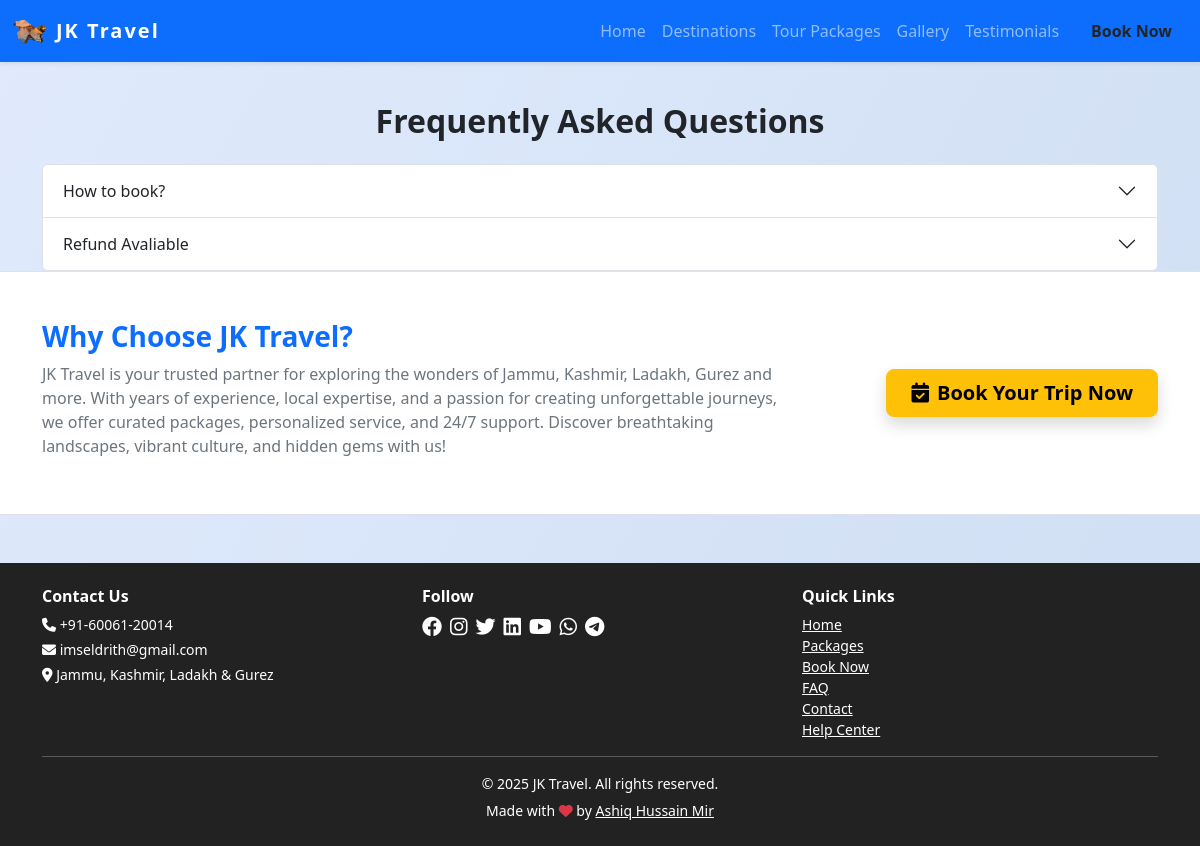
Page /faq on the committed database.
### models.py (models this page shows, shortened)
class SiteSettings(db.Model):
    id = db.Column(db.Integer, primary_key=True)
    site_name = db.Column(db.String(120), default='JKLG Travel')
    site_title = db.Column(db.String(200), default='JKLG Travel - Explore Jammu, Kashmir, Ladakh & Gurez')
    logo = db.Column(db.String(200))
    phone = db.Column(db.String(30), default='+91-12345-67890')
    email = db.Column(db.String(120), default='info@jklgtravel.com')
    address = db.Column(db.String(200), default='Jammu, Kashmir, Ladakh & Gurez')
    facebook = db.Column(db.String(120))  # Username only
    instagram = db.Column(db.String(120))  # Username only
    twitter = db.Column(db.String(120))  # Username only
    linkedin = db.Column(db.String(120))  # Username only
    youtube = db.Column(db.String(120))  # Channel/user ID only
    whatsapp = db.Column(db.String(30))  # Number only
    telegram = db.Column(db.String(120))  # Username only
    meta_description = db.Column(db.String(300))
    about = db.Column(db.Text)
    google_analytics_id = db.Column(db.String(32))
    show_facebook = db.Column(db.Boolean, default=True)
    show_instagram = db.Column(db.Boolean, default=True)
    show_twitter = db.Column(db.Boolean, default=True)
    show_linkedin = db.Column(db.Boolean, default=True)
    show_youtube = db.Column(db.Boolean, default=True)
    show_whatsapp = db.Column(db.Boolean, default=True)
    show_telegram = db.Column(db.Boolean, default=True)
    hero_title = db.Column(db.String(200), default='Discover Jammu, Kashmir, Ladakh & Gurez')
    hero_subtitle = db.Column(db.String(300), default='Unforgettable journeys, breathtaking landscapes, and curated experiences await you.')
    hero_bg_image = db.Column(db.String(200), default='hero_default.jpg')  # New field for background image
    hero_slides = db.Column(db.Text)  # JSON: [{"title":..., "subtitle":..., "image":..., "animation_title":..., "animation_subtitle":...}, ...]
    hero_slide_interval = db.Column(db.Integer, default=5)  # Interval in seconds for hero carousel

class FAQ(db.Model):
    id = db.Column(db.Integer, primary_key=True)
    question = db.Column(db.String(300), nullable=False)
    answer = db.Column(db.Text, nullable=False)
    is_active = db.Column(db.Boolean, default=True)

### views.py (the view)
@main.route('/faq')
def faq():
    from models import FAQ
    faqs = FAQ.query.filter_by(is_active=True).all()
    return render_template('faq.html', faqs=faqs)

### app.py (called while the page is built)
@app.context_processor
def inject_now():
    return {'now': datetime.now()}

### views.py (called while the page is built)
@main.context_processor
def inject_site_settings():
    settings = SiteSettings.query.first()
    return dict(site_settings=settings)

### templates/faq.html (shortened to what this page needs)
{% extends 'base.html' %}
{% block content %}
<h2 class="section-title text-center">Frequently Asked Questions</h2>
<div class="accordion" id="faqAccordion">
  {% for faq in faqs %}
  <div class="accordion-item">
    <h2 class="accordion-header" id="heading{{ faq.id }}">
      <button class="accordion-button collapsed" type="button" data-bs-toggle="collapse" data-bs-target="#collapse{{ faq.id }}" aria-expanded="false" aria-controls="collapse{{ faq.id }}">
        {{ faq.question }}
      </button>
    </h2>
  </div>
  {% endfor %}
</div>
{% endblock %}

### templates/base.html (shortened to what this page needs)
<!DOCTYPE html>
<html lang="en">
<head>
    <link rel="stylesheet" href="https://cdn.jsdelivr.net/npm/bootstrap@5.3.0/dist/css/bootstrap.min.css">
    <link rel="stylesheet" href="https://cdnjs.cloudflare.com/ajax/libs/font-awesome/6.4.0/css/all.min.css">
</head>
<body>
    <nav class="navbar navbar-expand-lg navbar-dark bg-primary shadow-sm">
        <div class="container-fluid">
            <a class="navbar-brand d-flex align-items-center gap-2" href="/">
                {% if site_settings and site_settings.logo %}
                    <img src="{{ url_for('static', filename='uploads/' ~ site_settings.logo) }}" alt="Logo" style="height:36px; width:auto; border-radius:6px;">
                {% else %}
                    <i class="fa fa-mountain-sun fa-lg"></i>
                {% endif %}
                {{ site_settings.site_name if site_settings and site_settings.site_name else 'JKLG Travel' }}
            </a>
            <div class="collapse navbar-collapse" id="navbarNav">
                <ul class="navbar-nav ms-auto">
                    <li class="nav-item"><a class="nav-link" href="/">Home</a></li>
                    <li class="nav-item"><a class="nav-link" href="/places">Destinations</a></li>
                    <li class="nav-item"><a class="nav-link" href="/packages">Tour Packages</a></li>
                    <li class="nav-item"><a class="nav-link" href="/gallery">Gallery</a></li>
                    <li class="nav-item"><a class="nav-link" href="/testimonials">Testimonials</a></li>
                    <li class="nav-item"><a class="nav-link btn btn-warning text-dark ms-2 px-3 fw-bold" href="/book">Book Now</a></li>
                </ul>
            </div>
        </div>
    </nav>
    <div class="container mt-4">
        {% block content %}{% endblock %}
    </div>
    <section class="about-website-section py-4 py-md-5 bg-white border-top border-bottom">
        <div class="container">
            <div class="row align-items-center justify-content-center text-center text-md-start">
                <div class="col-12 col-md-8 mb-3 mb-md-0">
                    <h3 class="fw-bold text-primary mb-2">Why Choose {{ site_settings.site_name }}?</h3>
                    <p class="mb-2 text-secondary">{{ site_settings.site_name }} is your trusted partner for exploring the wonders of Jammu, Kashmir, Ladakh, Gurez and more. With years of experience, local expertise, and a passion for creating unforgettable journeys, we offer curated packages, personalized service, and 24/7 support. Discover breathtaking landscapes, vibrant culture, and hidden gems with us!</p>
                </div>
                <div class="col-12 col-md-4 d-flex justify-content-center justify-content-md-end">
                    <a href="/book" class="btn btn-lg btn-warning fw-bold shadow px-4 py-2"><i class="fa fa-calendar-check me-2"></i>Book Your Trip Now</a>
                </div>
            </div>
        </div>
    </section>
    <footer class="footer text-center mt-5">
        <div class="container">
            <div class="row mb-2 gy-3 text-center text-md-start justify-content-center">
                <div class="col-12 col-sm-6 col-lg-4 mb-2 mb-lg-0">
                    <h6 class="fw-bold">Contact Us</h6>
                    <p class="mb-1 small"><i class="fa fa-phone"></i> {{ site_settings.phone if site_settings and site_settings.phone else '+91-12345-67890' }}</p>
                    <p class="mb-1 small"><i class="fa fa-envelope"></i> {{ site_settings.email if site_settings and site_settings.email else 'info@jklgtravel.com' }}</p>
                    <p class="mb-1 small"><i class="fa fa-map-marker-alt"></i> {{ site_settings.address if site_settings and site_settings.address else 'Jammu, Kashmir, Ladakh & Gurez' }}</p>
                </div>
                <div class="col-12 col-sm-6 col-lg-4 mb-2 mb-lg-0">
                    <h6 class="fw-bold">Follow</h6>
                    <div class="d-flex flex-wrap justify-content-center justify-content-lg-start gap-2 mb-3">
                        {% if site_settings and site_settings.facebook and site_settings.show_facebook %}
                            <a href="https://facebook.com/{{ site_settings.facebook }}" class="text-white"><i class="fab fa-facebook fa-lg"></i></a>
                        {% endif %}
                        {% if site_settings and site_settings.instagram and site_settings.show_instagram %}
                            <a href="https://instagram.com/{{ site_settings.instagram }}" class="text-white"><i class="fab fa-instagram fa-lg"></i></a>
                        {% endif %}
                        {% if site_settings and site_settings.twitter and site_settings.show_twitter %}
                            <a href="https://x.com/{{ site_settings.twitter }}" class="text-white"><i class="fab fa-twitter fa-lg"></i></a>
                        {% endif %}
                        {% if site_settings and site_settings.linkedin and site_settings.show_linkedin %}
                            <a href="https://linkedin.com/in/{{ site_settings.linkedin }}" class="text-white"><i class="fab fa-linkedin fa-lg"></i></a>
                        {% endif %}
                        {% if site_settings and site_settings.youtube and site_settings.show_youtube %}
                            <a href="https://youtube.com/{{ site_settings.youtube }}" class="text-white"><i class="fab fa-youtube fa-lg"></i></a>
                        {% endif %}
                        {% if site_settings and site_settings.whatsapp and site_settings.show_whatsapp %}
                            <a href="https://wa.me/{{ site_settings.whatsapp }}" class="text-white"><i class="fab fa-whatsapp fa-lg"></i></a>
                        {% endif %}
                        {% if site_settings and site_settings.telegram and site_settings.show_telegram %}
                            <a href="https://t.me/{{ site_settings.telegram }}" class="text-white"><i class="fab fa-telegram fa-lg"></i></a>
                        {% endif %}
                    </div>
                </div>
                <div class="col-12 col-sm-6 col-lg-4 mb-2 mb-lg-0">
                    <h6 class="fw-bold mt-3 mt-sm-0">Quick Links</h6>
                    <div class="d-flex flex-wrap justify-content-center justify-content-lg-start gap-2 gap-lg-0 flex-column flex-lg-column align-items-center align-items-lg-start">
                        <a href="/" class="d-block text-white small">Home</a>
                        <a href="/packages" class="d-block text-white small">Packages</a>
                        <a href="/book" class="d-block text-white small">Book Now</a>
                        <a href="/faq" class="d-block text-white small">FAQ</a>
                        <a href="/contact" class="d-block text-white small">Contact</a>
                        <a href="/help" class="d-block text-white small">Help Center</a>
                    </div>
                </div>
            </div>
            <hr class="bg-light">
            <p class="mb-1 small">&copy; {{ now.year }} {{ site_settings.site_name if site_settings and site_settings.site_name else 'JKLG Travel Agency' }}. All rights reserved.</p>
            <small>Made with <i class="fa fa-heart text-danger"></i> by <a href="https://github.com/mir-ashiq">Ashiq Hussain Mir</a></small>
        </div>
    </footer>
</body>
</html>

### templates/base.html (style rules this page uses)
body { background: linear-gradient(120deg, #e0eafc, #cfdef3 100%); min-height: 100vh; }
.navbar-brand { font-weight: bold; letter-spacing: 2px; }
.section-title { margin-top: 40px; margin-bottom: 24px; font-weight: 700; }
.footer { background: #222; color: #fff; padding: 24px 0; margin-top: 48px; }
.footer a { color: #fff; text-decoration: underline; }

### rows in the picture
SiteSettings: logo (picture), site_name "JK Travel", phone "+91-60061-20014", email "imseldrith@gmail.com", address "Jammu, Kashmir, Ladakh & Gurez"
FAQ: question "How to book?"
FAQ: question "Refund Avaliable"
